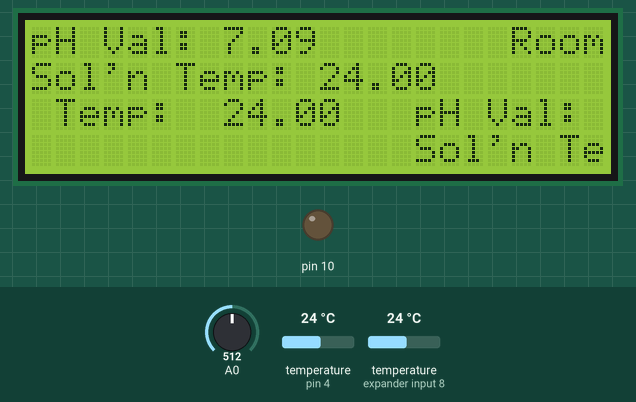
Bench run of a sketch on a simulated Arduino Uno, built with avr-gcc and run on an emulated ATmega328P. Parts: 24×4 character LCD, output pins drawn as LEDs (lit = HIGH). Inputs (shaded band) come from the test bench; at power-on: temperature (sensors on pin 4, expander input 8) 24 °C, A0 = 512. The local clock reads 2024-03-15 10:24:30 at power-on unless the sketch sets it; storage starts empty; what the sketch prints to the serial monitor is not drawn.

Above: at 4.7 s.
4.8 s: temperature (sensor on pin 4) set to 12 °C
At 7.7 s:
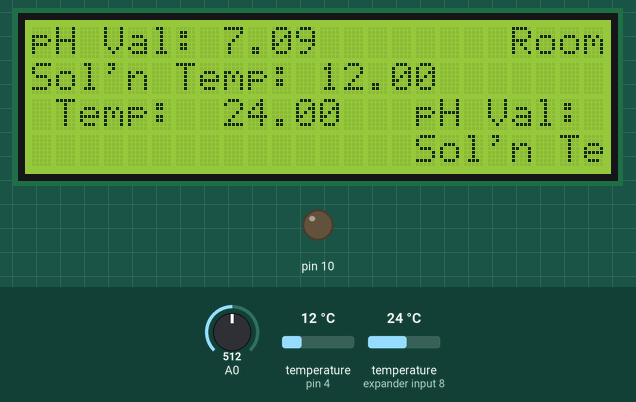
8.6 s: temperature (sensor on expander input 8) set to 12 °C
At 11.1 s:
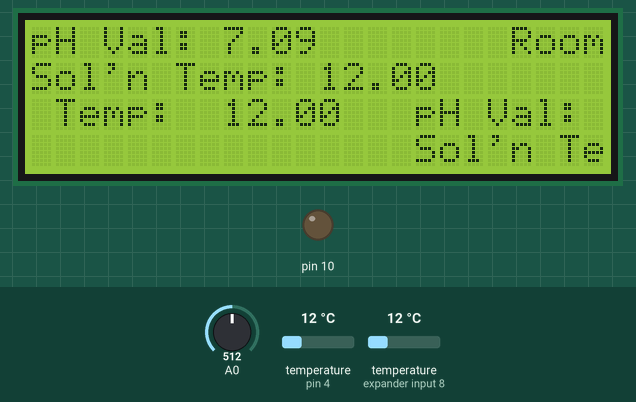
11.6 s: A0 set to 716
At 13.7 s:
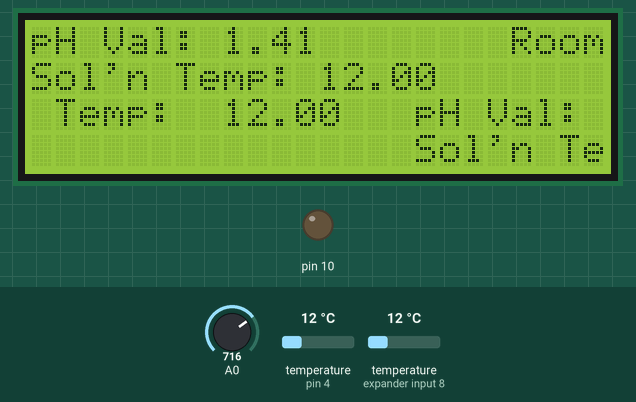
14.6 s: temperature (sensor on pin 4) set to 19 °C
17.6 s: temperature (sensor on expander input 8) set to 19 °C
At 20.3 s:
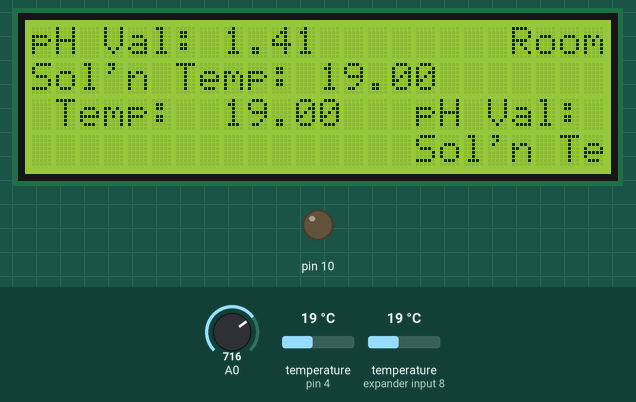
20.6 s: A0 set to 900
At 23.0 s:
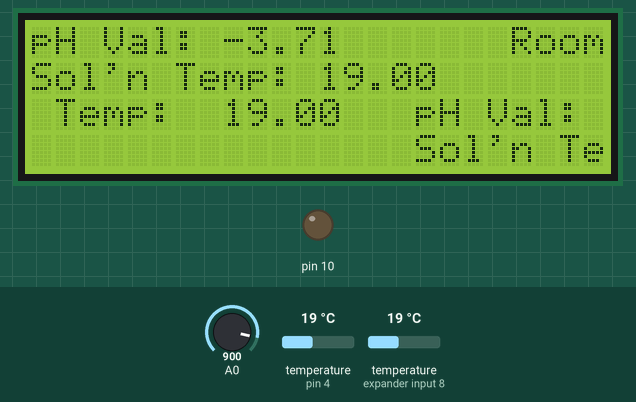
Timing chart, 0 to 24.5 s (numbered marks = the images above; inputs shaded):
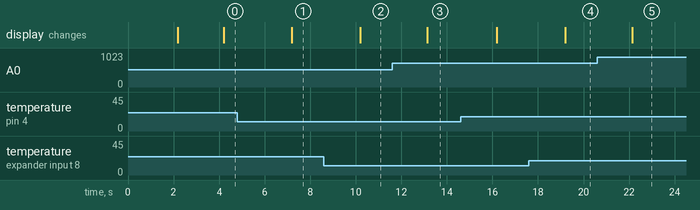

Measured:
- after the input at 4.8 s, the display: changes after 2.4 s (image 1)
- after the input at 8.6 s, the display: changes after 1.6 s (image 2)
- after the input at 11.6 s, the display: changes after 1.5 s (image 3)
- after the input at 17.6 s, the display: changes after 1.6 s (image 4)
- after the input at 20.6 s, the display: changes after 1.5 s (image 5)

The sketch:

group2codefinal.ino
```cpp
#include <Wire.h>
#include <LiquidCrystal_I2C.h>
#include <OneWire.h>
#include <DallasTemperature.h>
#include "SD.h"
#include <Wire.h>
#include "RTClib.h"
LiquidCrystal_I2C lcd(0x27, 16, 4);
float calibration_value = 21.34;
int phval = 0;
unsigned long int avgval;
int buffer_arr[10],temp;
// A simple data logger for the Arduino analog pins
#define LOG_INTERVAL  1000 // mills between entries
#define ECHO_TO_SERIAL   1 // echo data to serial port
#define WAIT_TO_START    0 // Wait for serial input in setup()

// Data wire is plugged into port 4 on the Arduino
#define ONE_WIRE_BUS 4
// Setup a oneWire instance to communicate with any OneWire devices (not just Maxim/Dallas temperature ICs)
OneWire oneWire(ONE_WIRE_BUS);

RTC_DS1307 RTC; // define the Real Time Clock object


// for the data logging shield, we use digital pin 10 for the SD cs line
const int chipSelect = 10;

// the logging file
File logfile;


// Pass our oneWire reference to Dallas Temperature.
DallasTemperature sensors(&oneWire);

int numberOfDevices; // Number of temperature devices found

DeviceAddress tempDeviceAddress; // We'll use this variable to store a found device address
void error(char *str)
{
  Serial.print("error: ");
  Serial.println(str);


  while(1);
}

void setup()
{


 Serial.begin(9600);
  lcd.init();
  lcd.begin(24, 4);
  lcd.backlight();
  lcd.setCursor(0, 0);
  lcd.print("   Welcome to      ");
  lcd.setCursor(0, 1);
  lcd.print(" our pH and    ");
  lcd.setCursor(0, 2);
  lcd.print(" Temperature    ");
  lcd.setCursor(0, 3);
  lcd.print(" Sensor    ");
  delay(2000);
  lcd.clear();
  // Start up the library
  sensors.begin();

  // Grab a count of devices on the wire
  numberOfDevices = sensors.getDeviceCount();

  // locate devices on the bus
  Serial.print("Locating devices...");
  Serial.print("Found ");
  Serial.print(numberOfDevices, DEC);
  Serial.println(" devices.");

  // Loop through each device, print out address
  for(int i=0;i<numberOfDevices; i++) {
    // Search the wire for address
    if(sensors.getAddress(tempDeviceAddress, i)) {
      Serial.print("Found device ");
      Serial.print(i, DEC);
      Serial.print(" with address: ");

      Serial.println();
		} else {
		  Serial.print("Found ghost device at ");
		  Serial.print(i, DEC);
		  Serial.print(" but could not detect address. Check power and cabling");
		}
  }
  #if WAIT_TO_START
  Serial.println("Type any character to start");
  while (!Serial.available());
#endif //WAIT_TO_START
// initialize the SD card
  Serial.print("Initializing SD card...");
  // make sure that the default chip select pin is set to
  // output, even if you don't use it:
  pinMode(10, OUTPUT);

  // see if the card is present and can be initialized:
  if (!SD.begin(chipSelect)) {
    Serial.println("Card failed, or not present");
    // don't do anything more:
    return;
  }
  Serial.println("card initialized.");

  // create a new file
  char filename[] = "LOGGER00.CSV";
  for (uint8_t i = 0; i < 100; i++) {
    filename[6] = i/10 + '0';
    filename[7] = i%10 + '0';
    if (! SD.exists(filename)) {
      // only open a new file if it doesn't exist
      logfile = SD.open(filename, FILE_WRITE);
      break;  // leave the loop!
    }
  }

  if (! logfile) {
    error("couldnt create file");
  }

  Serial.print("Logging to: ");
  Serial.println(filename);
  Wire.begin();
  if (!RTC.begin()) {
    logfile.println("RTC failed");
#if ECHO_TO_SERIAL
    Serial.println("RTC failed");}
#endif  //ECHO_TO_SERIAL


}
void loop() {
 DateTime now;

  // delay for the amount of time we want between readings
  delay((LOG_INTERVAL -1) - (millis() % LOG_INTERVAL));


  // log milliseconds since starting
  uint32_t m = millis();
  logfile.print(m);           // milliseconds since start
  logfile.print(", ");

#if ECHO_TO_SERIAL
  Serial.print(m);         // milliseconds since start
  Serial.print(", ");
#endif

  // fetch the time
  now = RTC.now();
  // log time
  logfile.print(now.year(), DEC);
  logfile.print("/");
  logfile.print(now.month(), DEC);
  logfile.print("/");
  logfile.print(now.day(), DEC);
  logfile.print(" ");
  logfile.print(now.hour(), DEC);
  logfile.print(":");
  logfile.print(now.minute(), DEC);
  logfile.print(":");
  logfile.print(now.second(), DEC);
#if ECHO_TO_SERIAL
  Serial.print(now.year(), DEC);
  Serial.print("/");
  Serial.print(now.month(), DEC);
  Serial.print("/");
  Serial.print(now.day(), DEC);
  Serial.print(" ");
  Serial.print(now.hour(), DEC);
  Serial.print(":");
  Serial.print(now.minute(), DEC);
  Serial.print(":");
  Serial.print(now.second(), DEC);

#endif //ECHO_TO_SERIAL
 for(int i=0;i<10;i++)
 {
 buffer_arr[i]=analogRead(A0);

 delay(30);
 }
 for(int i=0;i<9;i++)
 {
 for(int j=i+1;j<10;j++)
 {
 if(buffer_arr[i]>buffer_arr[j])
 {
 temp=buffer_arr[i];
 buffer_arr[i]=buffer_arr[j];
 buffer_arr[j]=temp;
 }
 }
 }
 avgval=0;
 for(int i=2;i<8;i++)
 avgval+=buffer_arr[i];
 float volt=(float)avgval*5.0/1024/6;
 float ph_act = -5.70 * volt + calibration_value;
  // Call sensors.requestTemperatures() to issue a global temperature and Requests to all devices on the bus
  sensors.requestTemperatures();
  Serial.print("pH: ");
  Serial.print(ph_act);
  Serial.print("Celsius temperature: ");
  // Why "byIndex"? You can have more than one IC on the same bus. 0 refers to the first IC on the wire
  Serial.print(sensors.getTempCByIndex(0));
  Serial.print(" - Fahrenheit temperature: ");
  Serial.println(sensors.getTempFByIndex(0));
    Serial.print("Celsius temperature: ");
  // Why "byIndex"? You can have more than one IC on the same bus. 1 refers to the second IC on the wire
  Serial.print(sensors.getTempCByIndex(1));
  Serial.print(" - Fahrenheit temperature1: ");
  Serial.println(sensors.getTempFByIndex(1));
 lcd.setCursor(0, 0);
 lcd.print("pH Val:");
 lcd.setCursor(8, 0);
 lcd.print(ph_act);
 lcd.setCursor(0, 1);
 lcd.print("Sol'n Temp:");
 lcd.setCursor(12, 1);
 lcd.print(sensors.getTempCByIndex(0));
 lcd.setCursor(0, 2);
 lcd.print("Room Temp:");
 lcd.setCursor(12, 2);
 lcd.print(sensors.getTempCByIndex(1));


 delay(1000);
}
```
